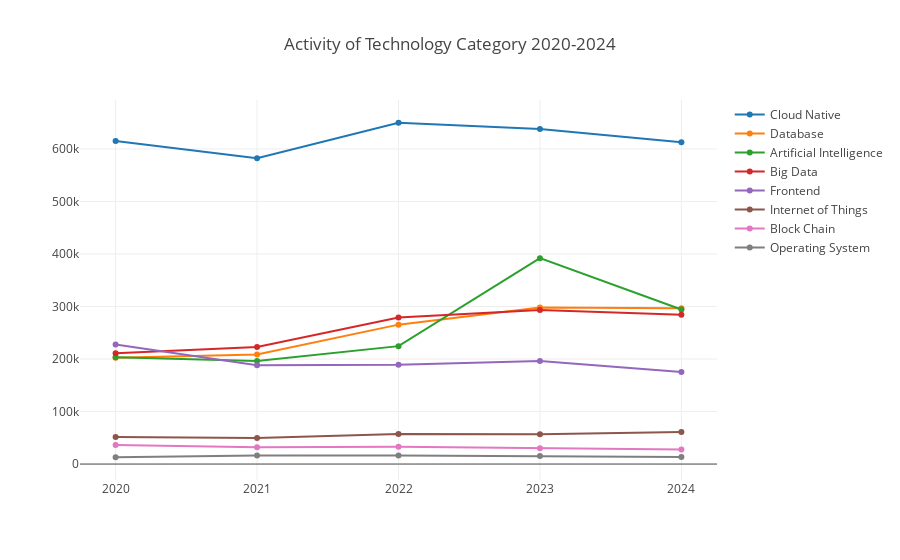

Notebook source saved alongside this figure:
### Code cell
processTechSubfieldsRepoActivity({
    "labelUnion": ['Tech-0'],
    "startYear": startYear, "endYear": year, "endMonth": 12,
    "groupBy": 'Tech-0',
    "groupTimeRange": 'year',
    "order": 'DESC',
    "limit": -1
}, {"title": f"Activity of Technology Category {startYear}-{year}", "xaxis": { "type": 'category' }})

### Figure 1 — Plotly figure (JSON) as saved in the notebook; plotly's stock layout.template omitted (floating-point values rounded to 4 significant figures)
{"data": [{"name": "Cloud Native", "x": [2020, 2021, 2022, 2023, 2024], "y": [615300.0, 582300.0, 649900.0, 638000.0, 612700.0]}, {"name": "Database", "x": [2020, 2021, 2022, 2023, 2024], "y": [202500.0, 208400.0, 265500.0, 298300.0, 296600.0]}, {"name": "Artificial Intelligence", "x": [2020, 2021, 2022, 2023, 2024], "y": [203400.0, 196400.0, 224500.0, 392000.0, 294300.0]}, {"name": "Big Data", "x": [2020, 2021, 2022, 2023, 2024], "y": [210800.0, 222900.0, 279129, 293400.0, 284300.0]}, {"name": "Frontend", "x": [2020, 2021, 2022, 2023, 2024], "y": [227600.0, 188400.0, 189200.0, 196400.0, 175400.0]}, {"name": "Internet of Things", "x": [2020, 2021, 2022, 2023, 2024], "y": [51640.0, 49540.0, 57120.0, 56610.0, 61170.0]}, {"name": "Block Chain", "x": [2020, 2021, 2022, 2023, 2024], "y": [36180.0, 32180.0, 32840.0, 30290.0, 27950.0]}, {"name": "Operating System", "x": [2020, 2021, 2022, 2023, 2024], "y": [12960.0, 16300.0, 16160.0, 15180.0, 13400.0]}], "layout": {"autosize": true, "title": {"text": "Activity of Technology Category 2020-2024"}, "xaxis": {"autorange": true, "range": [-0.2427, 4.243], "type": "category"}, "yaxis": {"autorange": true, "range": [-39610.0, 702500.0], "type": "linear"}}}
